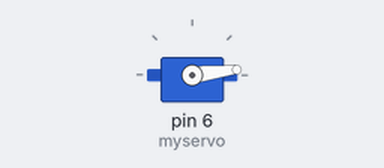
A sketch run on a simulated Arduino Uno, built with avr-gcc and run on an emulated ATmega328P. On the bench: servo.

Above: at 0.05 s.
At 0.5 s:
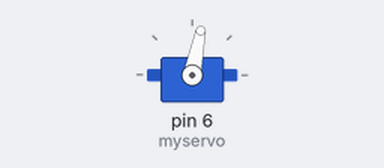
At 0.7 s:
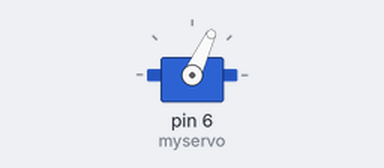
At 0.95 s:
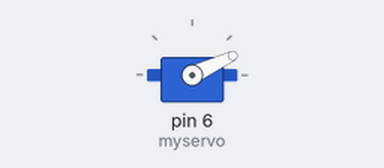
Timing chart, 0 to 3.0 s (numbered marks = the images above):
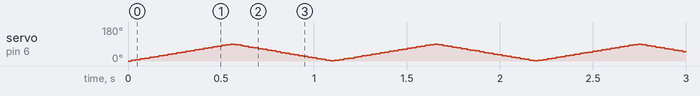

The sketch:

testeMotorServo.ino
```cpp
#include <Servo.h>

Servo myservo; // Cria objeto servo para controle (max. de 8 objetos)

int pos = 0; // Variavel para armazenar a posicao do servo motor

void setup()
{
  myservo.attach(6); // Conectar servo motor no pino digital 6
}

void loop()
{
  for(pos = 0; pos < 90; pos += 1) // Vai de 0 a 90 graus em incrementos de 1 grau
  {
    myservo.write(pos); // Manda o servo motor ir para a posicao "pos"
    delay(6); // Espera 6ms para o servo voltar para "pos"
  }

  for(pos = 90; pos>=1; pos-=1) // Vai de 90 graus para 0
  {
    myservo.write(pos); // Manda o servo motor ir para a posicao "pos"
    delay(6); // Espera 6ms para o servo voltar para "pos"
  }

}
```
